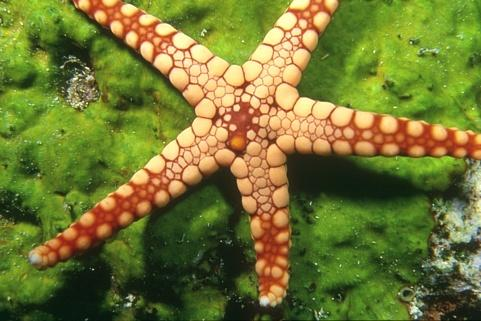
%> input picture Assg_2/A0195021N/Q2/My_work/12003.jpg, 481 x 321 px
$ octave Part2.m   (GNU Octave 9; MATLAB toolbox functions it lacks are replaced by stand-ins)
%> lines starting %> are read from the running program, lines starting %| are printed output that depends on the picture
clc;
clear;
close all

% choose k clusters
k_clusters = 12;

% capture image into RGB
img = im2double(imread('12003.jpg'));

% find dimensions of image array
siz = size(img);
%> siz = [321 481 3]

% form K different segments
k_segments = k_clusters;

% choose pixel distance option
pixl_dist = 'sqEuclidean';

% pixel clustering into k regions
pxl_mat = ToMatrix(img); % convert mxnx3 array into mnx3 matrix
% carryout K-means clustering
[indx, centroid] = kmeans(pxl_mat, k_segments, 'distance', pixl_dist,'maxiter',200);
%> centroid = [0.575 0.717 0.2; 0.368 0.496 0.151; 0.981 0.9 0.643; 0.72 0.427 0.222; 0.61 0.654 0.492; 0.0941 0.138 0.0646; 0.465 0.608 0.162; 0.957 0.755 0.498; 0.844 0.6 0.363; 0.194 0.259 0.0976; 0.597 0.265 0.113; 0.282 0.389 0.124]

% calculate data cost for K cluster center
Data_cost = zeros([siz(1:2) k_segments],'single');

for cent_idx = 1:k_segments
    % using covariance matrix per cluster
    icv = inv(cov(pxl_mat(indx==cent_idx,:)));
    dif_mat = pxl_mat - repmat(centroid(cent_idx,:), [size(pxl_mat,1) 1]);
    % data cost is minus log likelihood of the pixel to belong to each
    % cluster according to its RGB value
    Data_cost(:,:,cent_idx) = reshape(sum((dif_mat*icv).*dif_mat./2,2),siz(1:2));
end
%> this loop made 12 passes
%> icv on passes 1, 3, 4, 7, 11: [597.1 -293 -137.9; -293 634.6 -31.09; -137.9 -31.09 514.8], [503 -225.8 189.8; -225.8 575.6 -287.8; 189.8 -287.8 439.9], [242.3 -56.62 59.86; -56.62 592.1 -451; 59.86 -451 719.1], [801.5 -220.7 -144.2; -220.7 677 126.5; -144.2 126.5 593.3], [186.2 -67.89 9.25; -67.89 537.9 -453.1; 9.25 -453.1 983.9]

% cut the graph

% smoothness term:
% constant part
Smooth_cost = ones(k_segments) - eye(k_segments);
% Apply filter convolution parameter
[Hc Vc] = SpatialCues(img);

% cut graph
cut_grph = GraphCut('open', Data_cost, 10*Smooth_cost, exp(-Vc*5), exp(-Hc*5));
% [6 lines not run here, left out]
function v = ToMatrix(im)
% converts mxnx3 image and returns (mn)x3 matrix
sz = size(im);
v = reshape(im, [prod(sz(1:2)) 3]);
end
%-----------------------------------------------%
function display_k_clusters(L,c)

k_means_clusters = zeros(size(L,1),size(L,2),3);

for i = 1:size(L,1)
    for j = 1:size(L,2)
        index_1 = L(i,j)+1;
        k_means_clusters(i,j,:) = c(index_1,:);
    end
end

figure
imshow(k_means_clusters);

end
%-----------------------------------------------%
%create pre-defined filter.
function [hC vC] = SpatialCues(im)
g = fspecial('gauss', [13 13], sqrt(13));
dy = fspecial('sobel');
vf = conv2(g, dy, 'valid');
sz = size(im);

vC = zeros(sz(1:2));
hC = vC;

for b=1:size(im,3)
    vC = max(vC, abs(imfilter(im(:,:,b), vf, 'symmetric')));
    hC = max(hC, abs(imfilter(im(:,:,b), vf', 'symmetric')));
end
%> this loop made 3 passes
%> pass 1, in SpatialCues, `vC = max(vC, abs(imfilter(im(:,:,b), vf, 'symmetric')));`:
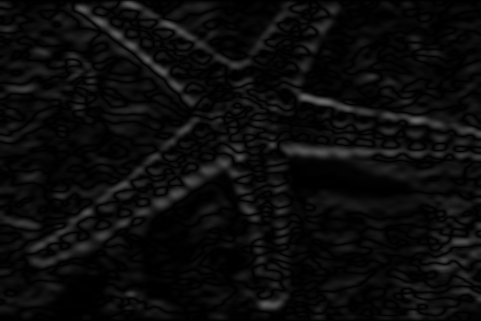
%> vC: size 321x481 double; min 1.24e-07, max 0.41, mean 0.0471
%> pass 1, in SpatialCues, `hC = max(hC, abs(imfilter(im(:,:,b), vf', 'symmetric')));`:
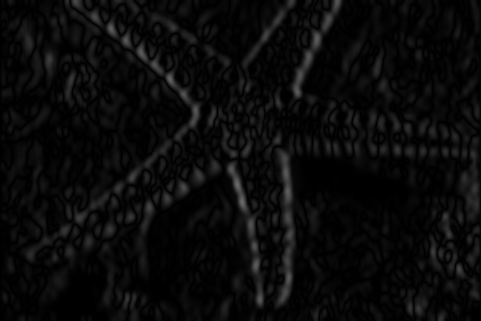
%> hC: size 321x481 double; min 5.42e-19, max 0.415, mean 0.0417
%> after the loop:
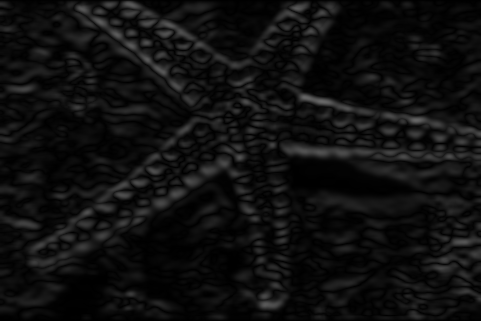
%> vC: size 321x481 double; min 2.64e-06, max 0.41, mean 0.0619
%> the run ends on the next line

end

$ run again, with Assg_2/A0195021N/Q2/My_work/163014.jpg copied over Assg_2/A0195021N/Q2/My_work/12003.jpg
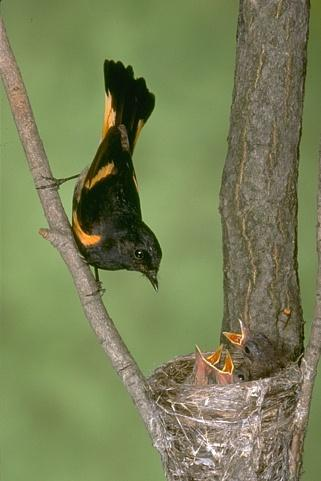
%> input picture Assg_2/A0195021N/Q2/My_work/163014.jpg, 321 x 481 px
%> centroid = [0.426 0.406 0.306; 0.0773 0.115 0.0223; 0.54 0.627 0.398; 0.711 0.651 0.578; 0.449 0.523 0.314; 0.356 0.336 0.224; 0.497 0.579 0.358; 0.604 0.548 0.473; 0.739 0.519 0.226; 0.506 0.469 0.387; 0.877 0.816 0.769; 0.24 0.229 0.114]
%> the loop `for cent_idx = 1:k_segments` made 12 passes
%> icv on passes 1, 12: [1536.5 -343 -433.5; -343 1388.8 -30.5; -433.5 -30.5 1123.6], [765.9 -675.7 88.93; -675.7 1723.5 -527; 88.93 -527 582.3]
%> the loop in SpatialCues, `for b=1:size(im,3)` made 3 passes
%> pass 1, in SpatialCues, `vC = max(vC, abs(imfilter(im(:,:,b), vf, 'symmetric')));`:
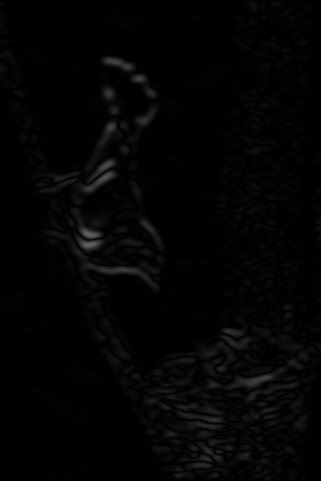
%> vC: size 481x321 double; min 4.34e-19, max 0.387, mean 0.0162
%> pass 1, in SpatialCues, `hC = max(hC, abs(imfilter(im(:,:,b), vf', 'symmetric')));`:
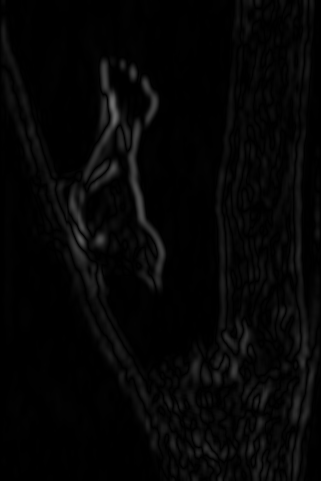
%> hC: size 481x321 double; min 2.6e-18, max 0.429, mean 0.0234
